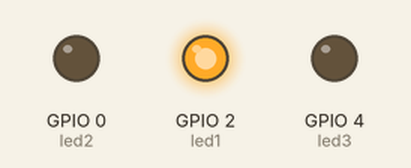
This program was run on a simulated ESP32 board running MicroPython. Parts: output pins drawn as LEDs (lit = HIGH). At 6.0 s the program stops and its outputs stay as they are.

Above: at 0.1 s.
At 2.1 s:
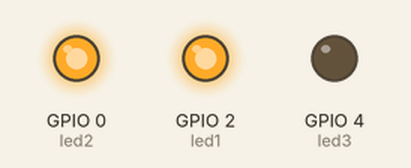
At 4.1 s:
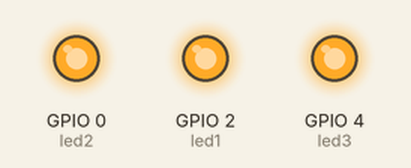
At 6.1 s:
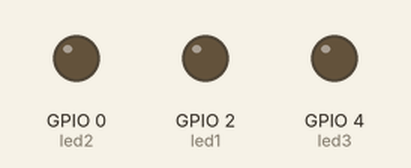
Timing chart, 0 to 7.5 s (numbered marks = the images above):
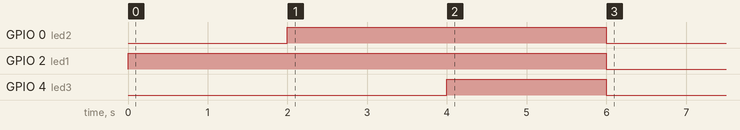

Measured:
- by itself, GPIO 0 (led2): LOW → HIGH at 2.0 s, → LOW 4.0 s later
- by itself, GPIO 2 (led1): LOW → HIGH at 0.00 s, → LOW 6.0 s later
- by itself, GPIO 4 (led3): LOW → HIGH at 4.0 s, → LOW 2.0 s later

The program:

Cascada.py
```python
#Insertamso las librerias de trabajo
from machine import Pin
#libreria para el tiempo
import time

# Reemplaza 'pin_number' con el número del pin GPIO que estás usando
red = 2
blue = 0
green = 4

# Configura el pin como salida
led1 = Pin(red, Pin.OUT)
led2 = Pin(blue, Pin.OUT)
led3 = Pin(green, Pin.OUT)


# Enciende el LED rojo
led1.value(1)
# Espera 2 segundo
time.sleep(2)
# Enciende LED azul
led2.value(1)
# Espera 2 segundo
time.sleep(2)
#Enciende LED verde
led3.value(1)
# Espera 2 segundo
time.sleep(2)


# Apaga el LED
led1.value(0)
led2.value(0)
led3.value(0)
```
